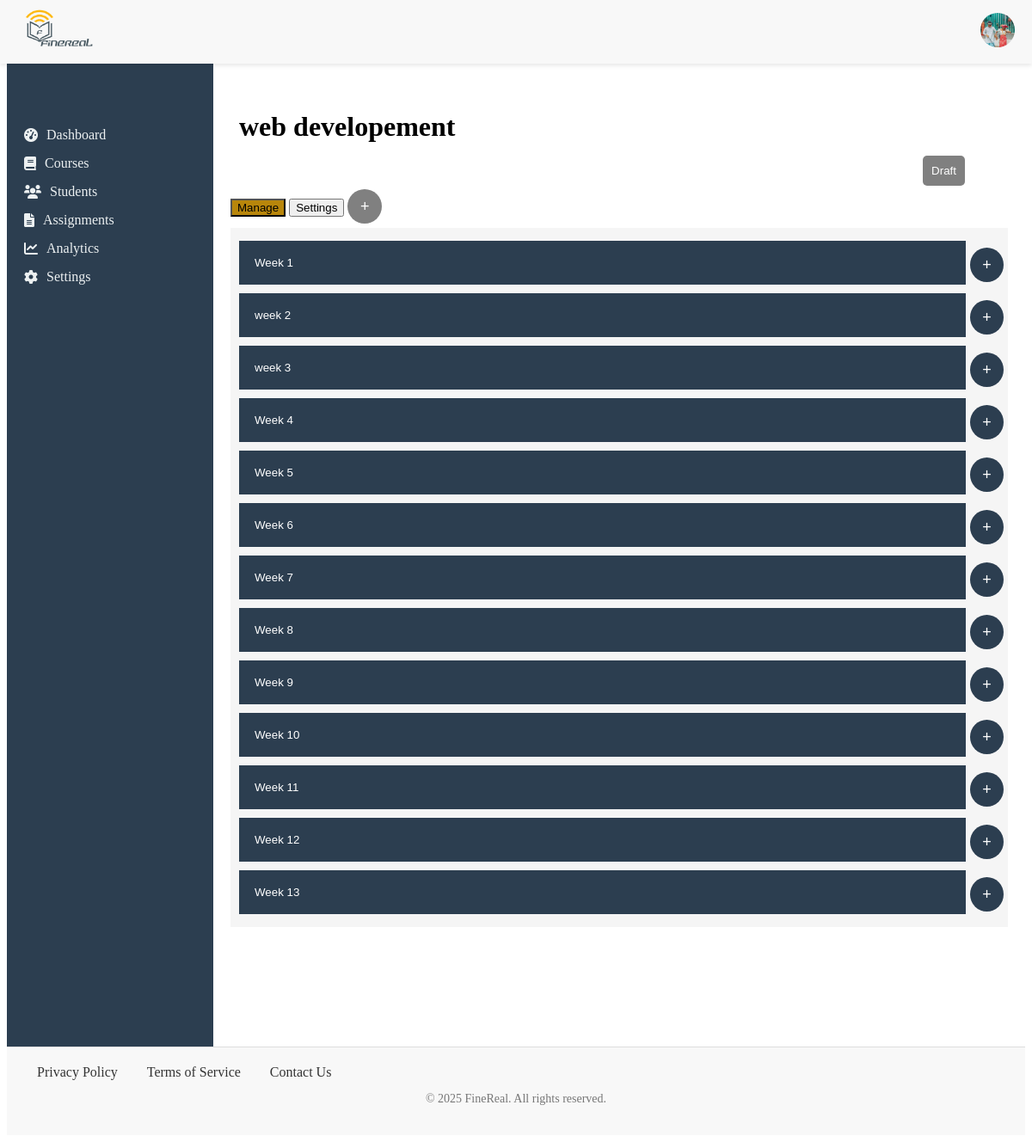
The page /course/cf0eb1d9-3e68-4efb-b8c9-1afcff67e413 (signed in) on the database its author committed.
### app/models/user.py (models this page shows, shortened)
class User(BaseModel, db.Model, UserMixin):
    __tablename__ = 'users'
    photo = db.Column(db.Text)
    first_name = db.Column(db.String(80), nullable=False)
    middle_name = db.Column(db.String(80), nullable=True)
    last_name = db.Column(db.String(80), nullable=False)
    email = db.Column(db.String(160), unique=True, nullable=False)
    username = db.Column(db.String(250), nullable=False)
    password = db.Column(db.String, nullable=False)
    is_verified = db.Column(db.Boolean, default=False)
    dob = db.Column(db.String)
    role = db.Column(db.String, nullable=False)
    courses_taught = db.relationship('Courses', backref='teacher', lazy=True)
    enrolled_courses = db.relationship('Enrollments', backref='student', lazy=True)

### app/models/course.py (models this page shows)
class Courses(BaseModel, db.Model):
    __tablename__ = 'courses'
    title = db.Column(db.String(255), nullable=False)
    description = db.Column(db.Text, nullable=False)
    category = db.Column(db.String(60))
    difficulty = db.Column(db.String(60), default="Beginner")
    prerequisite = db.Column(db.Text)
    status = db.Column(db.String(60))
    teacher_id = db.Column(db.Integer, db.ForeignKey('users.id'), nullable=False)
    modules = db.relationship('Modules', backref='courses', lazy=True)
    enrolled_students = db.relationship('Enrollments', backref='courses', lazy=True)

class Modules(BaseModel, db.Model):
    __tablename__ = 'modules'
    title = db.Column(db.String(60), nullable=False)
    course_id = db.Column(db.Integer, db.ForeignKey('courses.id'), nullable=False)
    units = db.relationship('Units', backref='module', lazy=True)

### app/routes/course.py (the view, shortened to what this page needs)
@app.route('/course/<course_id>', methods=["GET", 'POST'])
@login_required
def course_view(course_id):
    v_course = Courses.query.get_or_404(course_id)
    modules = Modules.query.filter_by(course_id=course_id).all()
    return render_template(
        "course_view.html",
        course=v_course,
        user=current_user,
        modules=modules
    )

### app/models/user.py (called while the page is built)
@login_manager.user_loader
def load_user(user_id):
    return User.query.get(user_id)# PendingUser class and other functions...

### app/templates/course_view.html (shortened to what this page needs)
{% extends 'base.html' %}
{% block content %}
<link rel="stylesheet" href="{{ url_for('static', filename='styles/modules.css') }}">
<link rel="stylesheet" href="{{ url_for('static', filename='styles/modal.css') }}">
<link rel="stylesheet" href="{{ url_for('static', filename='styles/modal_form.css') }}">
<link rel="stylesheet" href="{{ url_for('static', filename='styles/course.css') }}">
    {% if user.role == "Teacher" %}
        <h1> {{ course.title }}</h1>
        <label class="switch">
            {% if course.status == "Published" %}
            <a href="{{url_for('toggle_course_status', course_id=course.id)}}" class="published">
                <button>{{ course.status }}</button>
            </a>
            {% else %}
             <a href="{{url_for('toggle_course_status', course_id=course.id)}}" class="draft">
                <button>{{ course.status }}</button>
            </a>
            {% endif %}
        </label>
        <button class="tablink" onclick="openPage('Home', this, 'darkgoldenrod')" id="defaultOpen">Manage</button>
        <button class="tablink" onclick="openPage('News', this, 'darkgoldenrod')">Settings</button>
        <button onclick="opencourseForm()" class="open-btn">&plus;</button>
        <div id="Home" class="tabcontent">
            {% if modules %}
            {% for module in modules %}
            <div class="module-card">
                <div class="accordion-container">
                    <button class="accordion">{{ module.title }}</button>
                    <button class="add-u" onclick="openContent(this)" data="{{ module.id }}">&plus;</button>
                </div>
            </div>
            {% endfor %}
        {% else %}
            <p>You can add modules by clicking on the plus icon above.</p>
        {% endif %}
        </div>
    {% endif %}
{% endblock %}

### app/templates/base.html (shortened to what this page needs)
<!DOCTYPE html>
<html lang="en">
<head>
    <link rel="stylesheet" href="{{ url_for('static', filename='styles/header.css') }}">
    <link rel="stylesheet" href="{{ url_for('static', filename='styles/footer.css') }}">
    <link rel="stylesheet" href="{{ url_for('static', filename='styles/nav.css') }}">
    <link rel="stylesheet" href="{{ url_for('static', filename='styles/main.css') }}">
    <link href="https://cdnjs.cloudflare.com/ajax/libs/font-awesome/6.0.0-beta3/css/all.min.css" rel="stylesheet">
</head>
<body>
    <header>
        <div class="left">
            <div class="logo">
                <a href="{{ url_for('index') }}" aria-label="Home">
                    <img src="{{ url_for('static', filename='images/Finerealpng.png') }}" alt="FineReal Logo">
                </a>
            </div>
        </div>
<div class="right-links">
    <div class="user" onclick="extend()">
        {% if user.photo %}
        <img src="{{ url_for('uploaded_file', filename=user.photo) }}" alt="Profile Photo" class="photo">
        {% else %}
        <img src="https://via.placeholder.com/40" alt="User Avatar" class="user-avatar">
        {% endif %}
    </div>
</div>
    </header>
    {% include 'includes/flash.html' %}
    <div class="container">
        <aside class="sidebar">
            <nav class="sidebar-nav">
                {% include 'includes/nav.html' %}
            </nav>
        </aside>
        <main class="main-content">
            {% block content %}
            {% endblock %}
        </main>
    </div>
    <footer>
        <div class="footer-content">
            <div class="footer-links">
                <a href="#">Privacy Policy</a>
                <a href="#">Terms of Service</a>
                <a href="#">Contact Us</a>
            </div>
        </div>
        <div class="footer-bottom">
            <p>&copy; 2025 FineReal. All rights reserved.</p>
        </div>
    </footer>
</body>
</html>

### app/static/styles/header.css (style rules this page uses)
header { color: dark; display: flex; justify-content: space-between; align-items: center; padding: 10px 20px; background-color: #f8f8f8; position: fixed; top: 0; left: 0; right: 0; z-index: 1000; box-shadow: 0 2px 5px rgba(0, 0, 0, 0.1); }
header .left { display: flex; justify-content: space-between; max-width: min-content; }
.logo img { height: 50px; }
.photo, .user-avatar { width: 40px; height: 40px; border-radius: 50%; object-fit: cover; }

### app/static/styles/footer.css (style rules this page uses)
footer { background-color: #f8f8f8; padding: 20px 0; text-align: center; border-top: 1px solid #ddd; }
.footer-content { display: flex; justify-content: space-between; align-items: center; padding: 0 20px; }
.footer-links a { margin: 0 15px; text-decoration: none; color: #333; }
.footer-bottom { margin-top: 10px; font-size: 14px; color: #777; }

### app/static/styles/nav.css (style rules this page uses)
.container { display: flex; height: 100vh; }
.sidebar { width: 200px; background-color: #2c3e50; color: #ecf0f1; padding: 20px; display: block; }

### app/static/styles/main.css (style rules this page uses)
main { margin-top: 70px; padding: 20px; flex-grow: 1; word-wrap: break-word; overflow-wrap: break-word; overflow-y: auto; }

### app/static/styles/modules.css (style rules this page uses)
.accordion-container { display: flex; align-items: center; }
.accordion { background-color:#2c3e50; color: white; cursor: pointer; padding: 18px; width: 98%; text-align: left; border: none; outline: none; transition: 0.4s; margin: 5px; }
a { text-decoration: none; }
.add-u { background-color: #2c3e50; color: white; border: none; border-radius: 50%; font-size: 18px; width: 40px; height: 40px; margin: 10px 0 5px 0; cursor: pointer; position:static; }
.switch { position: relative; width: 60px; height: 34px; margin-left: auto; margin-right: 50px; display: flex; justify-content: flex-end; align-items: center; }
.draft button { background-color: gray; color: white; border: none; padding: 10px; border-radius: 5px; cursor: pointer; }

### app/static/styles/modal_form.css (style rules this page uses)
label { font-size: 0.9rem; margin-bottom: 5px; color: #555; }

### app/static/styles/course.css (style rules this page uses)
.open-btn { background-color: gray; color: white; border: none; border-radius: 50%; font-size: 18px; width: 40px; height: 40px; margin-bottom: 5px; }
h1 { padding: 10px; margin-bottom: 5px; }
.tabcontent { color: white; display: none; padding: 10px 5px; height: 100%; }
#Home { background-color:whitesmoke; height: auto; }

### rows shown on the page
User: photo (picture)
Courses: title "web developement", status "Draft"
Modules: title "Week 1"
Modules: title "week 2"
Modules: title "week 3"
Modules: title "Week 4"
Modules: title "Week 5"
Modules: title "Week 6"
Modules: title "Week 7"
Modules: title "Week 8"
Modules: title "Week 9"
Modules: title "Week 10"
Modules: title "Week 11"
Modules: title "Week 12"
Modules: title "Week 13"
